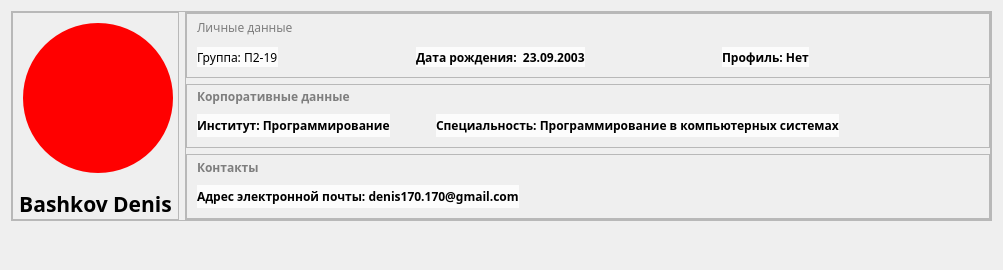
         <widget class="QWidget" name="information">
          <property name="styleSheet">
           <string notr="true">QWidget[objectName=&quot;information&quot;] { background-color: #f0f8ff; }</string>
          </property>
          <attribute name="title">
           <string>📊</string>
          </attribute>
          <layout class="QVBoxLayout" name="verticalLayout_15">
           <property name="bottomMargin">
            <number>9</number>
           </property>
           <item>
            <widget class="QFrame" name="frame_6">
             <property name="frameShape">
              <enum>QFrame::StyledPanel</enum>
             </property>
             <property name="frameShadow">
              <enum>QFrame::Raised</enum>
             </property>
             <layout class="QHBoxLayout" name="horizontalLayout_19">
              <property name="leftMargin">
               <number>0</number>
              </property>
              <property name="topMargin">
               <number>0</number>
              </property>
              <property name="rightMargin">
               <number>0</number>
              </property>
              <property name="bottomMargin">
               <number>0</number>
              </property>
              <item>
               <layout class="QHBoxLayout" name="horizontalLayout_7">
                <item>
                 <widget class="QFrame" name="frame_4">
                  <property name="minimumSize">
                   <size>
                    <width>0</width>
                    <height>0</height>
                   </size>
                  </property>
                  <property name="styleSheet">
                   <string notr="true">QFrame[objectName=&quot;frame_4&quot;] {
	background-color: white;
	border: 1px solid #dcdcdc;
}</string>
                  </property>
                  <property name="frameShape">
                   <enum>QFrame::StyledPanel</enum>
                  </property>
                  <property name="frameShadow">
                   <enum>QFrame::Raised</enum>
                  </property>
                  <layout class="QHBoxLayout" name="horizontalLayout_9">
                   <property name="leftMargin">
                    <number>0</number>
                   </property>
                   <property name="topMargin">
                    <number>0</number>
                   </property>
                   <property name="rightMargin">
                    <number>0</number>
                   </property>
                   <property name="bottomMargin">
                    <number>0</number>
                   </property>
                   <item>
                    <layout class="QVBoxLayout" name="verticalLayout_8">
                     <property name="leftMargin">
                      <number>5</number>
                     </property>
                     <property name="rightMargin">
                      <number>5</number>
                     </property>
                     <item>
                      <layout class="QVBoxLayout" name="verticalLayout_5">
                       <property name="leftMargin">
                        <number>5</number>
                       </property>
                       <property name="topMargin">
                        <number>10</number>
                       </property>
                       <property name="bottomMargin">
                        <number>10</number>
                       </property>
                       <item>
                        <widget class="QLabel" name="image">
                         <property name="styleSheet">
                          <string notr="true">QLabel {
	border-radius: 75px;
	min-height: 150px;
	max-height: 150px;
	min-width: 150px;
	max-width: 150px;
	background-color: red;
}</string>
                         </property>
                         <property name="text">
                          <string/>
                         </property>
                         <property name="scaledContents">
                          <bool>true</bool>
                         </property>
                         <property name="alignment">
                          <set>Qt::AlignCenter</set>
                         </property>
                        </widget>
                       </item>
                      </layout>
                     </item>
                     <item>
                      <layout class="QVBoxLayout" name="verticalLayout_7">
                       <item>
                        <widget class="QLabel" name="fio">
                         <property name="font">
                          <font>
                           <family>Montserrat SemiBold</family>
                           <pointsize>16</pointsize>
                           <weight>75</weight>
                           <bold>true</bold>
                          </font>
                         </property>
                         <property name="text">
                          <string>Bashkov Denis</string>
                         </property>
                         <property name="alignment">
                          <set>Qt::AlignCenter</set>
                         </property>
                        </widget>
                       </item>
                      </layout>
                     </item>
                    </layout>
                   </item>
                  </layout>
                 </widget>
                </item>
               </layout>
              </item>
              <item>
               <widget class="QFrame" name="frame_5">
                <property name="frameShape">
                 <enum>QFrame::StyledPanel</enum>
                </property>
                <property name="frameShadow">
                 <enum>QFrame::Raised</enum>
                </property>
                <layout class="QVBoxLayout" name="verticalLayout_16">
                 <property name="leftMargin">
                  <number>0</number>
                 </property>
                 <property name="topMargin">
                  <number>0</number>
                 </property>
                 <property name="rightMargin">
                  <number>0</number>
                 </property>
                 <property name="bottomMargin">
                  <number>0</number>
                 </property>
                 <item>
                  <widget class="QFrame" name="frame">
                   <property name="styleSheet">
                    <string notr="true">QFrame[objectName=&quot;frame&quot;] {
	background-color: white;
	border: 1px solid #dcdcdc;
}</string>
                   </property>
                   <property name="frameShape">
                    <enum>QFrame::StyledPanel</enum>
                   </property>
                   <property name="frameShadow">
                    <enum>QFrame::Raised</enum>
                   </property>
                   <layout class="QHBoxLayout" name="horizontalLayout_8">
                    <property name="leftMargin">
                     <number>0</number>
                    </property>
                    <property name="topMargin">
                     <number>0</number>
                    </property>
                    <property name="rightMargin">
                     <number>0</number>
                    </property>
                    <property name="bottomMargin">
                     <number>0</number>
                    </property>
                    <item>
                     <layout class="QVBoxLayout" name="verticalLayout_4">
                      <property name="bottomMargin">
                       <number>0</number>
                      </property>
                      <item>
                       <layout class="QHBoxLayout" name="horizontalLayout_3">
                        <property name="leftMargin">
                         <number>10</number>
                        </property>
                        <property name="bottomMargin">
                         <number>0</number>
                        </property>
                        <item>
                         <widget class="QLabel" name="title">
                          <property name="font">
                           <font>
                            <family>Montserrat Medium</family>
                            <pointsize>9</pointsize>
                           </font>
                          </property>
                          <property name="styleSheet">
                           <string notr="true">color: #7e7e7e;</string>
                          </property>
                          <property name="text">
                           <string>Личные данные</string>
                          </property>
                         </widget>
                        </item>
                        <item>
                         <spacer name="horizontalSpacer_4">
                          <property name="orientation">
                           <enum>Qt::Horizontal</enum>
                          </property>
                          <property name="sizeHint" stdset="0">
                           <size>
                            <width>40</width>
                            <height>20</height>
                           </size>
                          </property>
                         </spacer>
                        </item>
                       </layout>
                      </item>
                      <item>
                       <layout class="QHBoxLayout" name="horizontalLayout_4">
                        <property name="leftMargin">
                         <number>10</number>
                        </property>
                        <property name="topMargin">
                         <number>0</number>
                        </property>
                        <property name="rightMargin">
                         <number>180</number>
                        </property>
                        <property name="bottomMargin">
                         <number>10</number>
                        </property>
                        <item>
                         <widget class="QLabel" name="group">
                          <property name="font">
                           <font>
                            <family>Montserrat Medium</family>
                            <pointsize>9</pointsize>
                           </font>
                          </property>
                          <property name="styleSheet">
                           <string notr="true">background-color: #fcfcfc;</string>
                          </property>
                          <property name="text">
                           <string>Группа: П2-19</string>
                          </property>
                         </widget>
                        </item>
                        <item>
                         <spacer name="horizontalSpacer_3">
                          <property name="orientation">
                           <enum>Qt::Horizontal</enum>
                          </property>
                          <property name="sizeHint" stdset="0">
                           <size>
                            <width>40</width>
                            <height>20</height>
                           </size>
                          </property>
                         </spacer>
                        </item>
                        <item>
                         <widget class="QLabel" name="birthday">
                          <property name="font">
                           <font>
                            <family>Montserrat Medium</family>
                            <pointsize>9</pointsize>
                            <weight>75</weight>
                            <bold>true</bold>
                           </font>
                          </property>
                          <property name="styleSheet">
                           <string notr="true">background-color: #fcfcfc;</string>
                          </property>
                          <property name="text">
                           <string>Дата рождения:  23.09.2003</string>
                          </property>
                          <property name="alignment">
                           <set>Qt::AlignLeading|Qt::AlignLeft|Qt::AlignVCenter</set>
                          </property>
                         </widget>
                        </item>
                        <item>
                         <spacer name="horizontalSpacer_5">
                          <property name="orientation">
                           <enum>Qt::Horizontal</enum>
                          </property>
                          <property name="sizeHint" stdset="0">
                           <size>
                            <width>40</width>
                            <height>20</height>
                           </size>
                          </property>
                         </spacer>
                        </item>
                        <item>
                         <widget class="QLabel" name="profile_back">
                          <property name="font">
                           <font>
                            <family>Montserrat Medium</family>
                            <pointsize>9</pointsize>
                            <weight>75</weight>
                            <bold>true</bold>
                           </font>
                          </property>
                          <property name="styleSheet">
                           <string notr="true">background-color: #fcfcfc;
min-width: 7em;
max-width: 10em;</string>
                          </property>
                          <property name="text">
                           <string>Профиль: Нет</string>
                          </property>
                          <property name="alignment">
                           <set>Qt::AlignLeading|Qt::AlignLeft|Qt::AlignVCenter</set>
                          </property>
                         </widget>
                        </item>
                       </layout>
                      </item>
                     </layout>
                    </item>
                   </layout>
                  </widget>
                 </item>
                 <item>
                  <widget class="QFrame" name="frame_2">
                   <property name="styleSheet">
                    <string notr="true">QFrame[objectName=&quot;frame_2&quot;] {
	background-color: white;
	border: 1px solid #dcdcdc;
}</string>
                   </property>
                   <property name="frameShape">
                    <enum>QFrame::StyledPanel</enum>
                   </property>
                   <property name="frameShadow">
                    <enum>QFrame::Raised</enum>
                   </property>
                   <layout class="QVBoxLayout" name="verticalLayout_17">
                    <property name="leftMargin">
                     <number>0</number>
                    </property>
                    <property name="topMargin">
                     <number>0</number>
                    </property>
                    <property name="rightMargin">
                     <number>0</number>
                    </property>
                    <property name="bottomMargin">
                     <number>0</number>
                    </property>
                    <item>
                     <layout class="QVBoxLayout" name="verticalLayout_6">
                      <property name="bottomMargin">
                       <number>10</number>
                      </property>
                      <item>
                       <layout class="QHBoxLayout" name="horizontalLayout_5">
                        <property name="leftMargin">
                         <number>10</number>
                        </property>
                        <property name="bottomMargin">
                         <number>0</number>
                        </property>
                        <item>
                         <widget class="QLabel" name="title_2">
                          <property name="font">
                           <font>
                            <family>Montserrat Medium</family>
                            <pointsize>9</pointsize>
                            <weight>75</weight>
                            <bold>true</bold>
                           </font>
                          </property>
                          <property name="styleSheet">
                           <string notr="true">color: #7e7e7e</string>
                          </property>
                          <property name="text">
                           <string>Корпоративные данные</string>
                          </property>
                          <property name="alignment">
                           <set>Qt::AlignLeading|Qt::AlignLeft|Qt::AlignVCenter</set>
                          </property>
                         </widget>
                        </item>
                        <item>
                         <spacer name="horizontalSpacer_6">
                          <property name="orientation">
                           <enum>Qt::Horizontal</enum>
                          </property>
                          <property name="sizeHint" stdset="0">
                           <size>
                            <width>40</width>
                            <height>20</height>
                           </size>
                          </property>
                         </spacer>
                        </item>
                       </layout>
                      </item>
                      <item>
                       <layout class="QHBoxLayout" name="horizontalLayout_6">
                        <property name="leftMargin">
                         <number>10</number>
                        </property>
                        <property name="topMargin">
                         <number>0</number>
                        </property>
                        <property name="rightMargin">
                         <number>150</number>
                        </property>
                        <property name="bottomMargin">
                         <number>0</number>
                        </property>
                        <item>
                         <widget class="QLabel" name="institute">
                          <property name="font">
                           <font>
                            <family>Montserrat Medium</family>
                            <pointsize>9</pointsize>
                            <weight>75</weight>
                            <bold>true</bold>
                           </font>
                          </property>
                          <property name="styleSheet">
                           <string notr="true">background-color: #fcfcfc;
min-width: 15em;
max-width: 15em;</string>
                          </property>
                          <property name="text">
                           <string>Институт: Программирование</string>
                          </property>
                          <property name="alignment">
                           <set>Qt::AlignLeading|Qt::AlignLeft|Qt::AlignVCenter</set>
                          </property>
                         </widget>
                        </item>
                        <item>
                         <spacer name="horizontalSpacer_7">
                          <property name="orientation">
                           <enum>Qt::Horizontal</enum>
                          </property>
                          <property name="sizeHint" stdset="0">
                           <size>
                            <width>40</width>
                            <height>20</height>
                           </size>
                          </property>
                         </spacer>
                        </item>
                        <item>
                         <widget class="QLabel" name="specialization">
                          <property name="font">
                           <font>
                            <family>Montserrat Medium</family>
                            <pointsize>9</pointsize>
                            <weight>75</weight>
                            <bold>true</bold>
                           </font>
                          </property>
                          <property name="styleSheet">
                           <string notr="true">background-color: #fcfcfc;
min-width: 31.5em;
max-width: 31.5em;</string>
                          </property>
                          <property name="text">
                           <string>Специальность: Программирование в компьютерных системах</string>
                          </property>
                          <property name="alignment">
                           <set>Qt::AlignLeading|Qt::AlignLeft|Qt::AlignVCenter</set>
                          </property>
                         </widget>
                        </item>
                       </layout>
                      </item>
                     </layout>
                    </item>
                   </layout>
                  </widget>
                 </item>
                 <item>
                  <widget class="QFrame" name="frame_3">
                   <property name="styleSheet">
                    <string notr="true">QFrame[objectName=&quot;frame_3&quot;] {
	background-color: white;
	border: 1px solid #dcdcdc;
}</string>
                   </property>
                   <property name="frameShape">
                    <enum>QFrame::StyledPanel</enum>
                   </property>
                   <property name="frameShadow">
                    <enum>QFrame::Raised</enum>
                   </property>
                   <layout class="QVBoxLayout" name="verticalLayout_18">
                    <property name="leftMargin">
                     <number>0</number>
                    </property>
                    <property name="topMargin">
                     <number>0</number>
                    </property>
                    <property name="rightMargin">
                     <number>0</number>
                    </property>
                    <property name="bottomMargin">
                     <number>0</number>
                    </property>
                    <item>
                     <layout class="QVBoxLayout" name="verticalLayout_3">
                      <property name="bottomMargin">
                       <number>10</number>
                      </property>
                      <item>
                       <layout class="QHBoxLayout" name="horizontalLayout_2">
                        <property name="leftMargin">
                         <number>10</number>
                        </property>
                        <item>
                         <widget class="QLabel" name="title_3">
                          <property name="font">
                           <font>
                            <family>Montserrat Medium</family>
                            <pointsize>9</pointsize>
                            <weight>75</weight>
                            <bold>true</bold>
                           </font>
                          </property>
                          <property name="styleSheet">
                           <string notr="true">color: #7e7e7e</string>
                          </property>
                          <property name="text">
                           <string>Контакты</string>
                          </property>
                          <property name="alignment">
                           <set>Qt::AlignLeading|Qt::AlignLeft|Qt::AlignVCenter</set>
                          </property>
                         </widget>
                        </item>
                        <item>
                         <spacer name="horizontalSpacer_2">
                          <property name="orientation">
                           <enum>Qt::Horizontal</enum>
                          </property>
                          <property name="sizeHint" stdset="0">
                           <size>
                            <width>40</width>
                            <height>20</height>
                           </size>
                          </property>
                         </spacer>
                        </item>
                       </layout>
                      </item>
                      <item>
                       <layout class="QHBoxLayout" name="horizontalLayout">
                        <property name="leftMargin">
                         <number>10</number>
                        </property>
                        <property name="topMargin">
                         <number>0</number>
                        </property>
                        <property name="rightMargin">
                         <number>0</number>
                        </property>
                        <property name="bottomMargin">
                         <number>0</number>
                        </property>
                        <item>
                         <widget class="QLabel" name="email">
                          <property name="font">
                           <font>
                            <family>Montserrat Medium</family>
                            <pointsize>9</pointsize>
                            <weight>75</weight>
                            <bold>true</bold>
                           </font>
                          </property>
                          <property name="styleSheet">
                           <string notr="true">background-color: #fcfcfc;
min-width: 25em;
max-width: 25em;</string>
                          </property>
                          <property name="text">
                           <string>Адрес электронной почты: denis170.170@gmail.com</string>
                          </property>
                          <property name="alignment">
                           <set>Qt::AlignLeading|Qt::AlignLeft|Qt::AlignVCenter</set>
                          </property>
                         </widget>
                        </item>
                        <item>
                         <spacer name="horizontalSpacer">
                          <property name="orientation">
                           <enum>Qt::Horizontal</enum>
                          </property>
                          <property name="sizeHint" stdset="0">
                           <size>
                            <width>40</width>
                            <height>20</height>
                           </size>
                          </property>
                         </spacer>
                        </item>
                       </layout>
                      </item>
                     </layout>
                    </item>
                   </layout>
                  </widget>
                 </item>
                </layout>
               </widget>
              </item>
             </layout>
            </widget>
           </item>
           <item>
            <layout class="QHBoxLayout" name="horizontalLayout_22">
             <item>
              <spacer name="verticalSpacer">
               <property name="orientation">
                <enum>Qt::Vertical</enum>
               </property>
               <property name="sizeHint" stdset="0">
                <size>
                 <width>20</width>
                 <height>40</height>
                </size>
               </property>
              </spacer>
             </item>
            </layout>
           </item>
          </layout>
         </widget>
